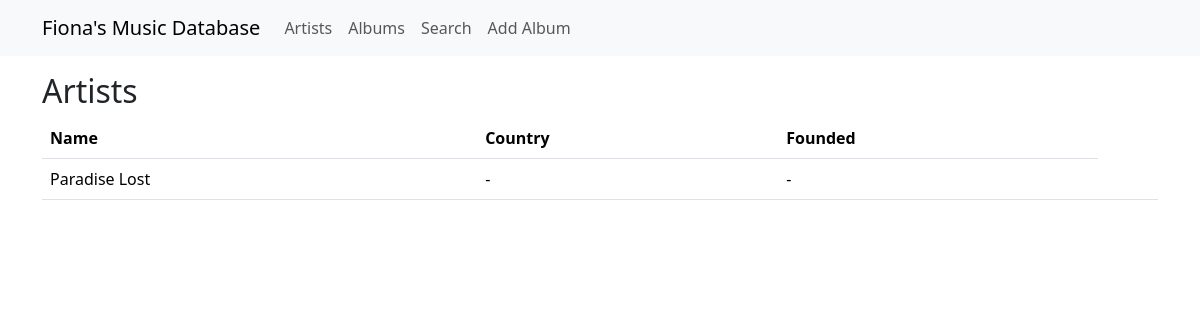
Page /artists on the earlier database version.
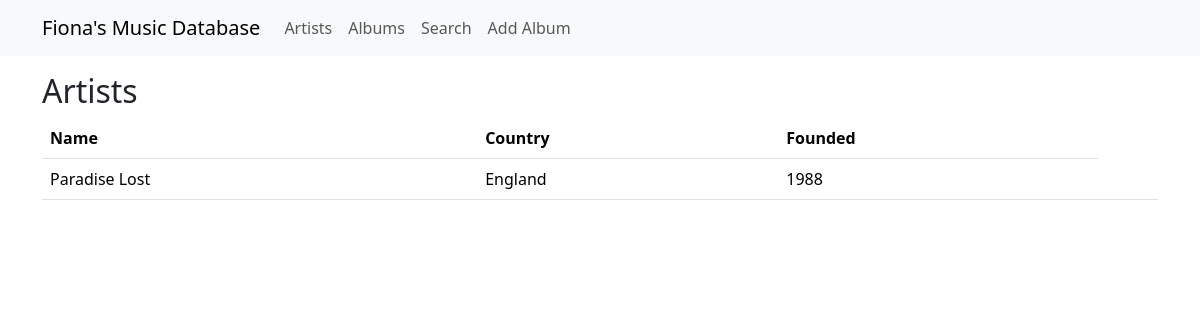
Same page on the later database version.
### app/models.py (models this page shows)
class Artists(db.Model):
    __tablename__ = "artists"
    id: so.Mapped[int] = so.mapped_column(primary_key=True)
    name: so.Mapped[str] = so.mapped_column(sa.String(128), index=True, unique=True)
    country: so.Mapped[Optional[str]] = so.mapped_column(sa.String(64))
    year_of_founding: so.Mapped[Optional[int]] = so.mapped_column(
        sa.Integer, index=True
    )
    notes: so.Mapped[Optional[str]] = so.mapped_column(sa.String(256))
    albums: so.Mapped[list["Albums"]] = so.relationship(back_populates="artist")

### app/main/routes.py (the view)
@bp.route("/artists", methods=["GET"])
def artists():
    artists = db.session.query(Artists).order_by(Artists.name).all()
    return render_template("artists.html", title="Artists", artists=artists)

### app/templates/artists.html (shortened to what this page needs)
{% extends "base.html" %} {% block content %}
<h2>Artists</h2>
<table class="table table-hover">
  <thead>
    <tr>
      <th>Name</th>
      <th>Country</th>
      <th>Founded</th>
    </tr>
  </thead>
  <tbody>
    {% for artist in artists %}
    <tr class="position-relative">
      <td>{{ artist.name }}</td>
      <td>{{ artist.country or "-" }}</td>
      <td>{{ artist.year_of_founding or "-" }}</td>
      <td>
      </td>
    </tr>
    {% endfor %}
  </tbody>
</table>
{% endblock %}

Differences in the rows shown:
changed Artists "Paradise Lost": country "-" → "England"; year_of_founding "-" → "1988"
